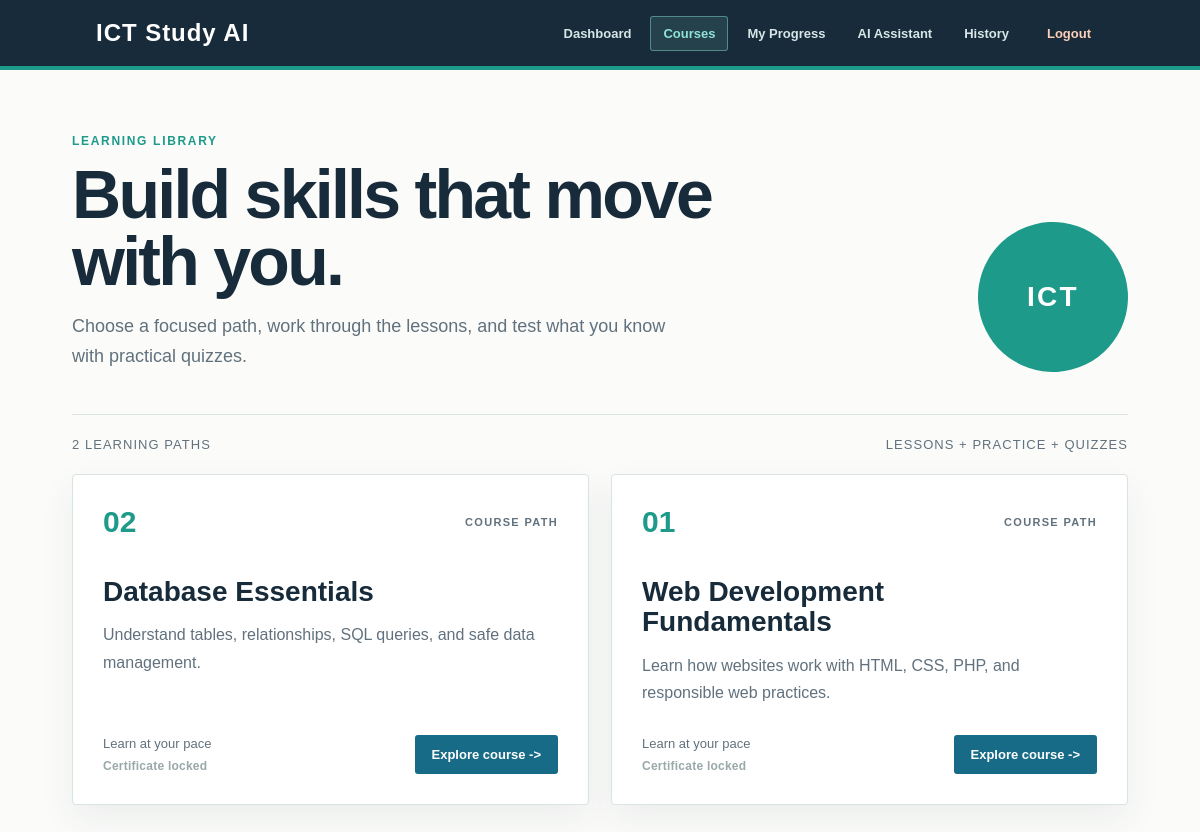
Screenshot of /courses.php (signed in) with the database file from the repository.
### tables this page shows
CREATE TABLE courses (
    id INT AUTO_INCREMENT PRIMARY KEY,
    title VARCHAR(150) NOT NULL,
    description TEXT NOT NULL,
    created_at TIMESTAMP DEFAULT CURRENT_TIMESTAMP
);

### courses.php (the view, shortened to what this page needs)
<?php
require_once "config/database.php";
$sql = "
    SELECT
        c.id,
        c.title,
        c.description,
        COALESCE(MAX(qa.percentage), 0) AS best_score
    FROM courses c
    LEFT JOIN quizzes q
        ON q.course_id = c.id
    LEFT JOIN quiz_attempts qa
        ON qa.quiz_id = q.id
        AND qa.user_id = ?
    GROUP BY c.id, c.title, c.description
    ORDER BY c.title ASC
";
$stmt = $conn->prepare($sql);
$userId = (int)$_SESSION["user_id"];
$stmt->bind_param("i", $userId);
$stmt->execute();
$result = $stmt->get_result();
?>
<!DOCTYPE html>
<html lang="en">
<head>
    <link rel="stylesheet"
          href="css/style.css">
</head>
<body>
<nav class="navbar course-navbar">
    <div class="logo">
        ICT Study AI
    </div>
    <div class="nav-links">
        <a href="dashboard.php">
            Dashboard
        </a>
        <a href="courses.php" class="active" aria-current="page">
            Courses
        </a>
        <a href="progress.php">
            My Progress
        </a>
        <a href="ai/chat.php">
            AI Assistant
        </a>
        <a href="ai/history.php">
            History
        </a>
        <a href="auth/logout.php">
            Logout
        </a>
    </div>
</nav>
<main class="courses-page">
    <div class="courses-header">
        <div>
            <p class="eyebrow">LEARNING LIBRARY</p>
            <h1>Build skills that move with you.</h1>
            <p class="courses-intro">
                Choose a focused path, work through the lessons, and test what you know with practical quizzes.
            </p>
        </div>
        <div class="courses-header-mark" aria-hidden="true">
            <span>ICT</span>
        </div>
    </div>
    <div class="course-library-meta">
        <span><?= $result->num_rows ?> learning paths</span>
        <span>Lessons + practice + quizzes</span>
    </div>
    <div class="courses-grid">
        <?php while ($course = $result->fetch_assoc()): ?>
            <article class="course-card">
                <div class="course-card-topline">
                    <span class="course-number">
                        <?= str_pad((string)$course["id"], 2, "0", STR_PAD_LEFT) ?>
                    </span>
                    <span class="course-label">COURSE PATH</span>
                </div>
                <h2>
                    <?= htmlspecialchars($course["title"]) ?>
                </h2>
                <p>
                    <?= htmlspecialchars($course["description"]) ?>
                </p>
                <div class="course-card-footer">
                    <div class="course-actions">
                        <span>Learn at your pace</span>
                        <?php if ((float)$course["best_score"] >= 70): ?>
                            <a
                                href="certificate.php?course_id=<?= $course["id"] ?>"
                                class="certificate-button"
                            >
                                Get certificate
                            </a>
                        <?php else: ?>
                            <span class="certificate-locked">
                                Certificate locked
                            </span>
                        <?php endif; ?>
                    </div>
                    <a
                    href="lessons.php?course_id=<?= $course["id"] ?>"
                    class="course-button"
                    >
                        Explore course <span aria-hidden="true">-&gt;</span>
                    </a>
                </div>
            </article>
        <?php endwhile; ?>
    </div>
</main>
</body>
</html>

### css/style.css (style rules this page uses)
* { margin: 0; padding: 0; box-sizing: border-box; user-select: none; }
body { font-family: Arial, sans-serif; background: #f5f7fb; color: #222; user-select: none; }
.navbar { height: 70px; background: #1e3a8a; display: flex; align-items: center; justify-content: space-between; padding: 0 8%; }
.logo { color: white; font-size: 24px; font-weight: bold; }
.navbar a { color: white; text-decoration: none; }
* { margin: 0; padding: 0; box-sizing: border-box; }
body { font-family: Arial, sans-serif; background: #f4f6f9; color: #222; }
:root { --course-ink: #172b3a; --course-muted: #61717d; --course-blue: #176b87; --course-teal: #1d9a8a; --course-pale: #e8f3f1; --course-line: #d8e3e2; --course-paper: #fbfcfa; }
body:has(.courses-page), body:has(.lessons-page), body:has(.quiz-page), body:has(.progress-page), body:has(.dashboard) { background: var(--course-paper); color: var(--course-ink); }
.course-navbar { background: var(--course-ink); border-bottom: 4px solid var(--course-teal); }
.course-navbar .logo { letter-spacing: .04em; }
.course-navbar .nav-links { display: flex; align-items: center; gap: 6px; }
.course-navbar .nav-links a { padding: 9px 12px; border: 1px solid transparent; border-radius: 3px; color: #d7e6e7; font-size: 13px; font-weight: 700; text-decoration: none; transition: background .2s ease, border-color .2s ease, color .2s ease; }
.course-navbar .nav-links a:hover, .course-navbar .nav-links a.active { background: rgba(142, 227, 213, .12); border-color: rgba(142, 227, 213, .45); color: #8ee3d5; }
.course-navbar .nav-links a:last-child { margin-left: 6px; color: #ffcfb8; }
.courses-page, .lessons-page, .quiz-page { width: min(1120px, 88%); margin: 0 auto; padding: 64px 0 90px; }
.courses-header, .lessons-header { display: flex; align-items: flex-end; justify-content: space-between; gap: 40px; padding-bottom: 42px; border-bottom: 1px solid var(--course-line); }
.eyebrow { color: var(--course-teal); font-size: 12px; font-weight: 800; letter-spacing: .14em; margin-bottom: 13px; }
.courses-header h1, .lessons-header h1 { max-width: 700px; font-size: clamp(36px, 6vw, 68px); line-height: .98; letter-spacing: -.04em; margin-bottom: 18px; }
.courses-intro, .lessons-header > div:first-child > p:last-child { max-width: 610px; color: var(--course-muted); font-size: 18px; line-height: 1.65; }
.courses-header-mark { display: grid; flex: 0 0 150px; width: 150px; aspect-ratio: 1; place-items: center; background: var(--course-teal); color: white; border-radius: 50%; transform: rotate(8deg); }
.courses-header-mark span { font-size: 28px; font-weight: 800; letter-spacing: .08em; transform: rotate(-8deg); }
.course-library-meta { display: flex; justify-content: space-between; padding: 22px 0; color: var(--course-muted); font-size: 13px; text-transform: uppercase; letter-spacing: .08em; }
.courses-grid { display: grid; grid-template-columns: repeat(2, minmax(0, 1fr)); gap: 22px; }
.course-card, .lesson-card, .quiz-card, .question-card { background: white; border: 1px solid var(--course-line); box-shadow: 0 14px 35px rgba(23, 43, 58, .07); }
.course-card { min-height: 310px; display: flex; flex-direction: column; padding: 30px; border-radius: 4px; transition: transform .2s ease, box-shadow .2s ease; }
.course-card-topline, .course-card-footer, .quiz-context { display: flex; align-items: center; justify-content: space-between; gap: 14px; }
.course-number { color: var(--course-teal); font-size: 30px; font-weight: 800; }
.course-label, .lesson-index { color: var(--course-muted); font-size: 11px; font-weight: 800; letter-spacing: .12em; text-transform: uppercase; }
.course-card h2 { max-width: 370px; margin: 38px 0 14px; font-size: 28px; line-height: 1.1; }
.course-card p { color: var(--course-muted); line-height: 1.7; }
.course-card-footer { margin-top: auto; padding-top: 28px; color: var(--course-muted); font-size: 13px; }
.course-actions { display: flex; flex-direction: column; align-items: flex-start; gap: 8px; }
.certificate-button, .certificate-locked { font-size: 12px; font-weight: 800; letter-spacing: .02em; }
.certificate-locked { color: #9aa8aa; }
.course-button { display: inline-block; padding: 12px 17px; background: var(--course-blue); color: white; border: 0; border-radius: 3px; font-weight: 700; text-decoration: none; transition: background .2s ease, transform .2s ease; }

### rows the page displays
courses: id "02", title "Database Essentials", description "Understand tables, relationships, SQL queries, and safe data management."
courses: id "01", title "Web Development Fundamentals", description "Learn how websites work with HTML, CSS, PHP, and responsible web practices."

### other values shown
$result->num_rows "2"
